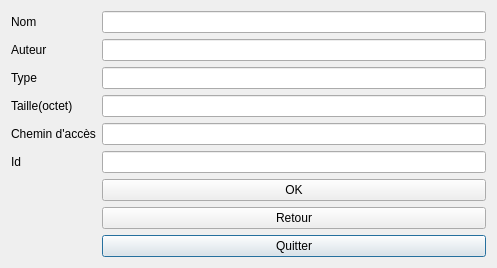
<?xml version="1.0" encoding="UTF-8"?>
<ui version="4.0">
 <class>fenetreressource</class>
 <widget class="QDialog" name="fenetreressource">
  <property name="geometry">
   <rect>
    <x>0</x>
    <y>0</y>
    <width>497</width>
    <height>262</height>
   </rect>
  </property>
  <property name="windowTitle">
   <string>Ressource Numérique</string>
  </property>
  <layout class="QGridLayout" name="gridLayout">
   <item row="0" column="0">
    <layout class="QFormLayout" name="formLayout">
     <item row="9" column="1">
      <widget class="QPushButton" name="quitter">
       <property name="text">
        <string>Quitter</string>
       </property>
      </widget>
     </item>
     <item row="2" column="1">
      <widget class="QLineEdit" name="auteur">
       <property name="cursorMoveStyle">
        <enum>Qt::LogicalMoveStyle</enum>
       </property>
      </widget>
     </item>
     <item row="3" column="1">
      <widget class="QLineEdit" name="type"/>
     </item>
     <item row="4" column="1">
      <widget class="QLineEdit" name="taille"/>
     </item>
     <item row="1" column="1">
      <widget class="QLineEdit" name="nom">
       <property name="cursorMoveStyle">
        <enum>Qt::VisualMoveStyle</enum>
       </property>
       <property name="clearButtonEnabled">
        <bool>false</bool>
       </property>
      </widget>
     </item>
     <item row="5" column="1">
      <widget class="QLineEdit" name="chemin"/>
     </item>
     <item row="1" column="0">
      <widget class="QLabel" name="label">
       <property name="text">
        <string>Nom</string>
       </property>
      </widget>
     </item>
     <item row="2" column="0">
      <widget class="QLabel" name="label_2">
       <property name="text">
        <string>Auteur</string>
       </property>
      </widget>
     </item>
     <item row="3" column="0">
      <widget class="QLabel" name="label_3">
       <property name="text">
        <string>Type</string>
       </property>
      </widget>
     </item>
     <item row="4" column="0">
      <widget class="QLabel" name="label_4">
       <property name="text">
        <string>Taille(octet)</string>
       </property>
      </widget>
     </item>
     <item row="5" column="0">
      <widget class="QLabel" name="label_5">
       <property name="text">
        <string>Chemin d'accès</string>
       </property>
      </widget>
     </item>
     <item row="7" column="1">
      <widget class="QPushButton" name="ok">
       <property name="text">
        <string>OK</string>
       </property>
      </widget>
     </item>
     <item row="8" column="1">
      <widget class="QPushButton" name="retour">
       <property name="text">
        <string>Retour</string>
       </property>
      </widget>
     </item>
     <item row="6" column="1">
      <widget class="QLineEdit" name="fid"/>
     </item>
     <item row="6" column="0">
      <widget class="QLabel" name="label_6">
       <property name="text">
        <string>Id</string>
       </property>
      </widget>
     </item>
    </layout>
   </item>
  </layout>
 </widget>
 <tabstops>
  <tabstop>nom</tabstop>
  <tabstop>auteur</tabstop>
  <tabstop>type</tabstop>
  <tabstop>taille</tabstop>
  <tabstop>chemin</tabstop>
  <tabstop>ok</tabstop>
  <tabstop>retour</tabstop>
  <tabstop>quitter</tabstop>
 </tabstops>
 <resources/>
 <connections/>
</ui>
